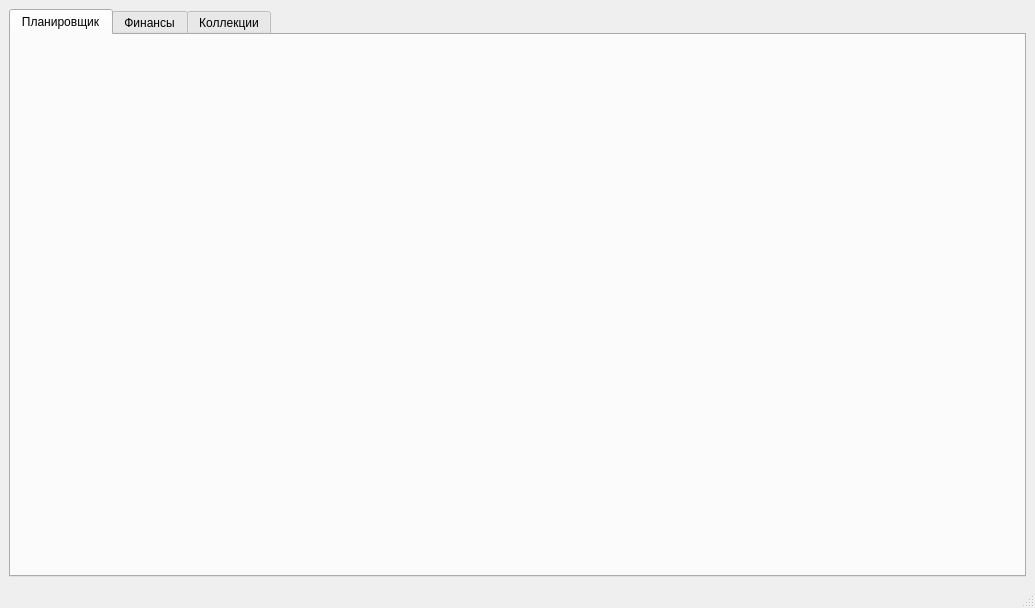
<?xml version="1.0" encoding="UTF-8"?>
<ui version="4.0">
 <class>MainWindow</class>
 <widget class="QMainWindow" name="MainWindow">
  <property name="geometry">
   <rect>
    <x>0</x>
    <y>0</y>
    <width>1035</width>
    <height>608</height>
   </rect>
  </property>
  <property name="windowTitle">
   <string>MainWindow</string>
  </property>
  <widget class="QWidget" name="centralwidget">
   <layout class="QHBoxLayout" name="horizontalLayout">
    <item>
     <widget class="QTabWidget" name="tabWidget">
      <property name="currentIndex">
       <number>0</number>
      </property>
      <widget class="QWidget" name="bjTab">
       <attribute name="title">
        <string>Планировщик</string>
       </attribute>
      </widget>
      <widget class="QWidget" name="kakeboTab">
       <attribute name="title">
        <string>Финансы</string>
       </attribute>
      </widget>
      <widget class="QWidget" name="collectionTab">
       <attribute name="title">
        <string>Коллекции</string>
       </attribute>
      </widget>
     </widget>
    </item>
   </layout>
  </widget>
  <widget class="QMenuBar" name="menubar">
   <property name="geometry">
    <rect>
     <x>0</x>
     <y>0</y>
     <width>1035</width>
     <height>20</height>
    </rect>
   </property>
  </widget>
  <widget class="QStatusBar" name="statusbar"/>
 </widget>
 <resources/>
 <connections/>
</ui>
